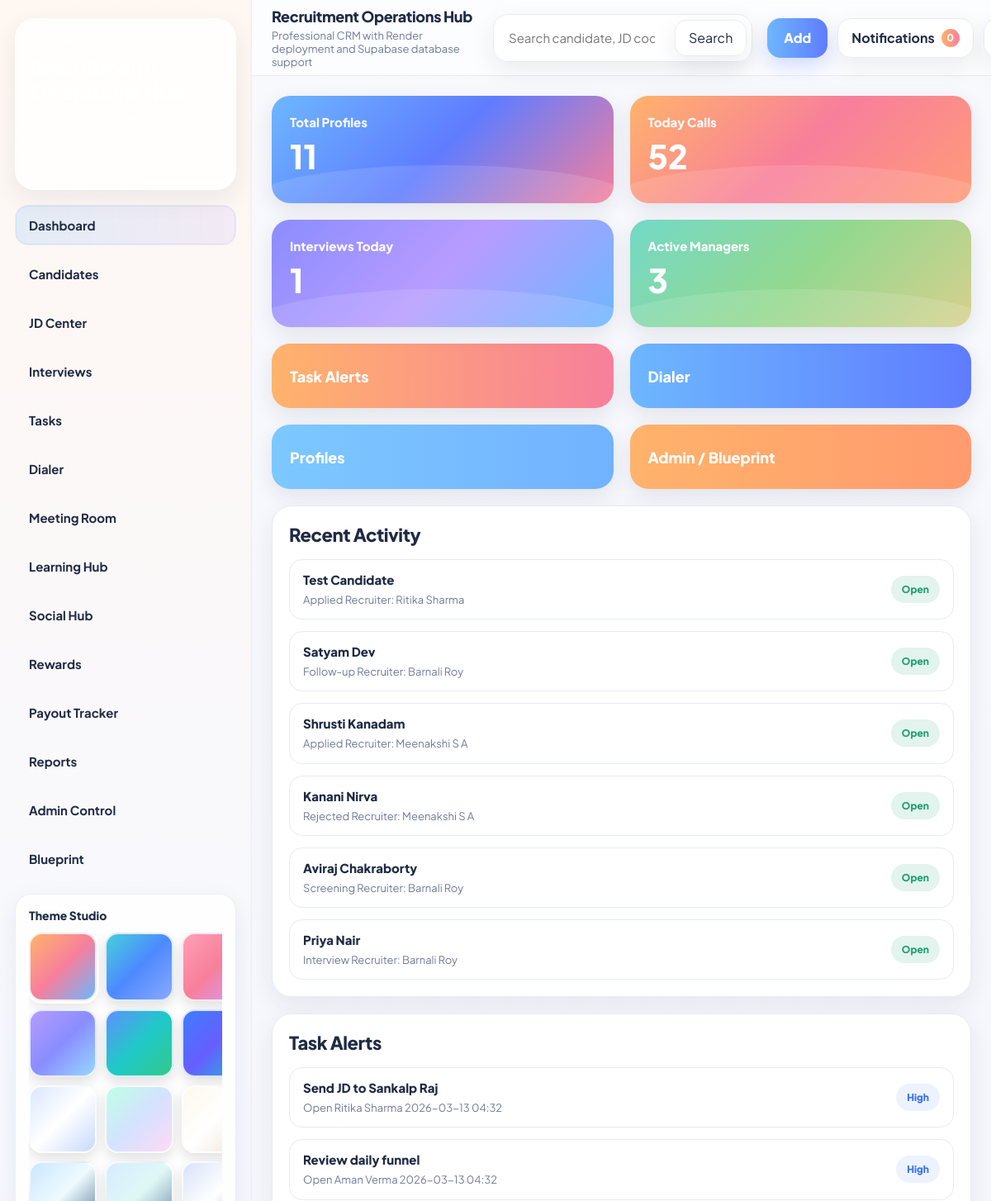
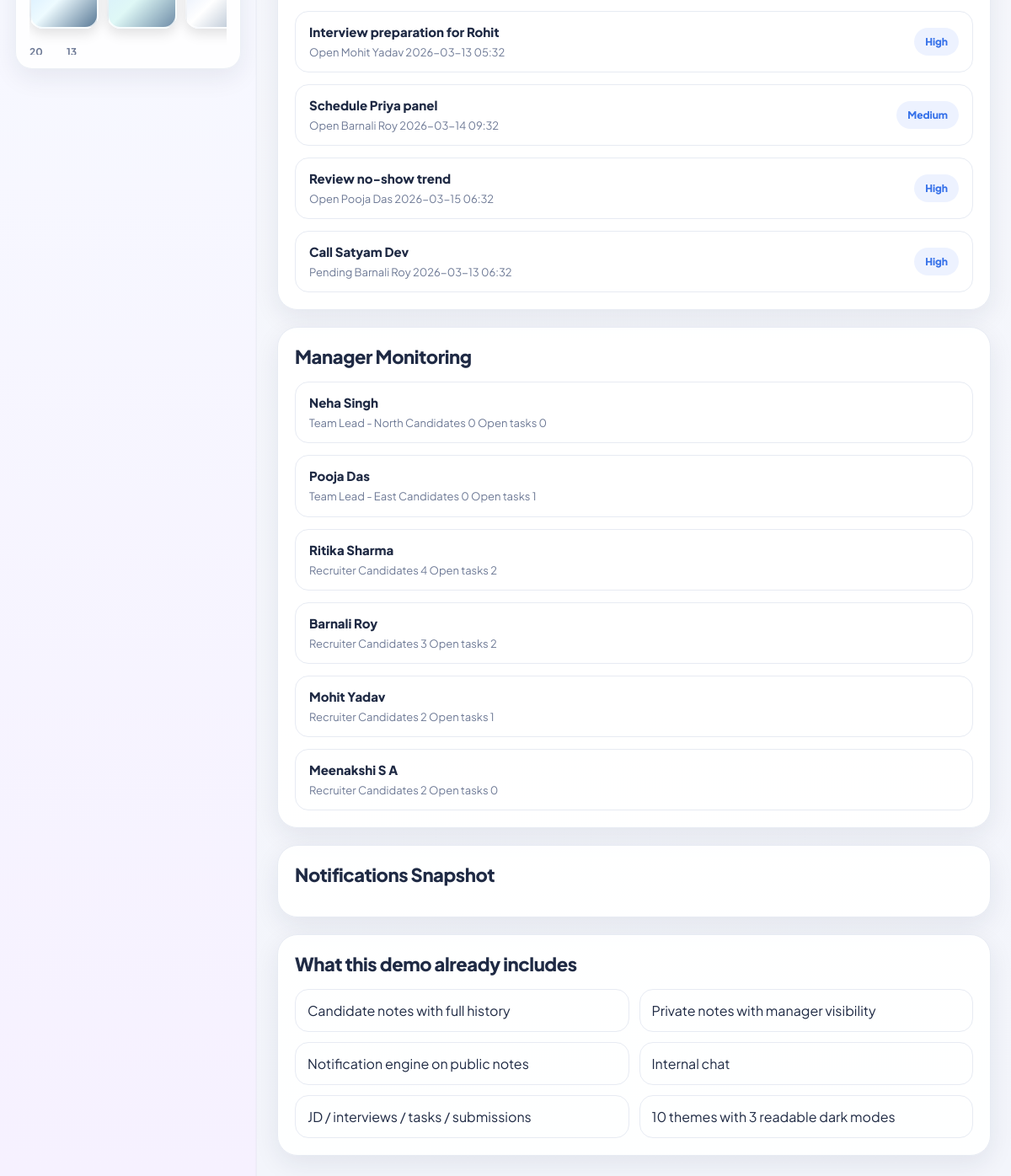
The app's page /dashboard (signed in) with its own data (2 pictures, top to bottom).
### tables this page shows
CREATE TABLE candidates (id INTEGER PRIMARY KEY AUTOINCREMENT, code TEXT UNIQUE, full_name TEXT, phone TEXT, location TEXT, experience TEXT, status TEXT, recruiter_username TEXT, tl_username TEXT, jd_code TEXT, qualification TEXT, created_at TEXT);

CREATE TABLE users (id INTEGER PRIMARY KEY AUTOINCREMENT, username TEXT UNIQUE, full_name TEXT, designation TEXT, role TEXT, team TEXT, manager_username TEXT, password TEXT);

CREATE TABLE tasks (id INTEGER PRIMARY KEY AUTOINCREMENT, title TEXT, description TEXT, assigned_to TEXT, priority TEXT, status TEXT, due_at TEXT);

### app.py (the view)
@app.route('/dashboard')
@login_required
def dashboard():
    user = current_user()
    return render_template('dashboard.html', total_profiles=query_db('SELECT COUNT(*) as c FROM candidates', one=True)['c'], today_calls=52, interviews_today=query_db("SELECT COUNT(*) as c FROM interviews WHERE date(scheduled_at) = date('now')", one=True)['c'], active_managers=query_db("SELECT COUNT(*) as c FROM users WHERE role IN ('manager','tl')", one=True)['c'], recent_activity=query_db("SELECT c.full_name, c.status, c.code, c.created_at, u.full_name AS recruiter_name FROM candidates c LEFT JOIN users u ON u.username = c.recruiter_username ORDER BY datetime(c.created_at) DESC LIMIT 6"), due_tasks=query_db("SELECT t.*, u.full_name FROM tasks t LEFT JOIN users u ON u.username = t.assigned_to ORDER BY CASE t.status WHEN 'Open' THEN 1 WHEN 'Pending' THEN 2 ELSE 3 END, datetime(t.due_at) ASC LIMIT 6"), manager_monitoring=query_db("SELECT u.full_name, u.designation, (SELECT COUNT(*) FROM candidates c WHERE c.recruiter_username = u.username) as candidate_count, (SELECT COUNT(*) FROM tasks t WHERE t.assigned_to = u.username AND t.status != 'Closed') as open_tasks FROM users u WHERE u.role IN ('recruiter','tl') ORDER BY u.role DESC, candidate_count DESC LIMIT 6"), unread_notes=query_db("SELECT n.title, n.message, n.created_at, c.full_name FROM notifications n LEFT JOIN candidates c ON c.code = n.candidate_code WHERE n.username = ? ORDER BY datetime(n.created_at) DESC LIMIT 5", (user['username'],)))

### app.py (called while the page is built)
def sql_compat(query: str) -> str:
    if not USE_POSTGRES:
        return query
    q = query.replace('?', '%s').replace("date('now')", 'CURRENT_DATE')
    q = re.sub(r'datetime\(([^)]+)\)', r'CAST(\1 AS timestamp)', q)
    return q

def get_db():
    if 'db' not in g:
        if USE_POSTGRES:
            if psycopg2 is None:
                raise RuntimeError('psycopg2-binary is required when DATABASE_URL is used.')
            conn_str = DATABASE_URL if 'sslmode=' in DATABASE_URL else DATABASE_URL + ('&' if '?' in DATABASE_URL else '?') + 'sslmode=require'
            g.db = psycopg2.connect(conn_str, cursor_factory=RealDictCursor)
            g.db.autocommit = False
        else:
            os.makedirs(os.path.dirname(DB_PATH), exist_ok=True)
            g.db = sqlite3.connect(DB_PATH)
            g.db.row_factory = sqlite3.Row
    return g.db

def query_db(query, params=(), one=False):
    cur = get_db().cursor()
    cur.execute(sql_compat(query), params)
    rows = cur.fetchall()
    cur.close()
    return (rows[0] if rows else None) if one else rows

def login_required(fn):
    @wraps(fn)
    def wrapper(*args, **kwargs):
        if not session.get('username'):
            return redirect(url_for('login'))
        return fn(*args, **kwargs)
    return wrapper

def current_user():
    uname = session.get('impersonated_as') or session.get('username')
    return query_db('SELECT * FROM users WHERE username = ?', (uname,), one=True) if uname else None

@app.context_processor
def inject_globals():
    user = current_user(); unread = 0
    if user:
        row = query_db('SELECT COUNT(*) as c FROM notifications WHERE username = ? AND is_read = 0', (user['username'],), one=True)
        unread = row['c'] if row else 0
    return {'sidebar_items': SIDEBAR_ITEMS,'current_user_data': user,'unread_notifications': unread,'now': datetime.now(),'all_recruiters': query_db("SELECT username, full_name FROM users WHERE role='recruiter' ORDER BY full_name"),'all_assignees': query_db('SELECT username, full_name, designation FROM users ORDER BY role, full_name'),'all_jds': query_db('SELECT code, title FROM jds ORDER BY title'),'all_candidates_basic': query_db('SELECT code, full_name FROM candidates ORDER BY full_name')}

### templates/dashboard.html (shortened to what this page needs)
{% extends "base.html" %}
{% block content %}
<div class="dashboard-grid">
    <div class="stats-row">
        <div class="stat-card blue">
            <div class="stat-label">Total Profiles</div>
            <div class="stat-value">{{ total_profiles }}</div>
        </div>
        <div class="stat-card orange">
            <div class="stat-label">Today Calls</div>
            <div class="stat-value">{{ today_calls }}</div>
        </div>
        <div class="stat-card purple">
            <div class="stat-label">Interviews Today</div>
            <div class="stat-value">{{ interviews_today }}</div>
        </div>
        <div class="stat-card green">
            <div class="stat-label">Active Managers</div>
            <div class="stat-value">{{ active_managers }}</div>
        </div>
    </div>
    <div class="action-row">
        <a class="action-card action-task bounceable" href="{{ url_for('tasks') }}">Task Alerts </a>
        <a class="action-card action-dialer bounceable" href="{{ url_for('module_page', slug='dialer') }}">Dialer </a>
        <a class="action-card action-profiles bounceable" href="{{ url_for('candidates') }}">Profiles </a>
        <a class="action-card action-admin bounceable" href="{{ url_for('admin_page') if current_user_data and current_user_data['role']=='manager' else url_for('blueprint_page') }}">Admin / Blueprint </a>
    </div>
    <div class="section-row">
        <div class="panel">
            <div class="panel-title">Recent Activity</div>
            <div class="activity-list">
                {% for item in recent_activity %}
                <div class="activity-item">
                    <div class="activity-left">
                        <div class="activity-name">{{ item['full_name'] }}</div>
                        <div class="activity-sub">{{ item['status'] }}   Recruiter: {{ item['recruiter_name'] or 'Unassigned' }}</div>
                    </div>
                    <a class="badge active" href="{{ url_for('candidate_detail', candidate_code=item['code']) }}">Open</a>
                </div>
                {% endfor %}
            </div>
        </div>
        <div class="panel">
            <div class="panel-title">Task Alerts</div>
            <div class="activity-list">
                {% for task in due_tasks %}
                <div class="activity-item">
                    <div class="activity-left">
                        <div class="activity-name">{{ task['title'] }}</div>
                        <div class="activity-sub">{{ task['status'] }}   {{ task['full_name'] or task['assigned_to'] }}   {{ task['due_at'] }}</div>
                    </div>
                    <div class="badge {% if task['status']=='Closed' %}closed{% else %}pending{% endif %}">{{ task['priority'] }}</div>
                </div>
                {% endfor %}
            </div>
        </div>
        <div class="panel">
            <div class="panel-title">Manager Monitoring</div>
            <div class="activity-list">
                {% for member in manager_monitoring %}
                <div class="activity-item">
                    <div class="activity-left">
                        <div class="activity-name">{{ member['full_name'] }}</div>
                        <div class="activity-sub">{{ member['designation'] }}   Candidates {{ member['candidate_count'] }}   Open tasks {{ member['open_tasks'] }}</div>
                    </div>
                </div>
                {% endfor %}
            </div>
        </div>
    </div>
    <div class="bottom-two">
        <div class="panel">
            <div class="panel-title">Notifications Snapshot</div>
        </div>
        <div class="panel">
            <div class="panel-title">What this demo already includes</div>
            <div class="bullet-grid">
                <div>Candidate notes with full history</div>
                <div>Private notes with manager visibility</div>
                <div>Notification engine on public notes</div>
                <div>Internal chat</div>
                <div>JD / interviews / tasks / submissions</div>
                <div>10 themes with 3 readable dark modes</div>
            </div>
        </div>
    </div>
</div>
{% endblock %}

### static/css/style.css (style rules this page uses)
:root { --bg: #f6f7fb; --panel: rgba(255,255,255,0.96); --panel-2: #ffffff; --text: #1f2a44; --muted: #6e7a96; --line: #e7ebf3; --grad-1-a: #ffb36b; --grad-1-b: #f77f9b; --grad-2-a: #6db7ff; --grad-2-b: #5f7cff; --grad-3-a: #8b8cff; --grad-3-b: #b79cff; --grad-4-a: #73d9c8; --grad-4-b: #93d88f; --shadow-soft: 0 10px 30px rgba(31,42,68,0.08); --shadow-card: 0 8px 24px rgba(31,42,68,0.10); --radius-xl: 26px; --radius-lg: 20px; --radius-md: 16px; --radius-sm: 12px; --sidebar-w: 305px; --topbar-h: 92px; --sidebar-bg: linear-gradient(180deg, #fff7f1 0%, #f7f9ff 45%, #f6f1ff 100%); --app-bg: linear-gradient(180deg, #f8f9fd 0%, #f3f5fb 100%); --text-on-grad: #ffffff; }
* { box-sizing:border-box; margin:0; padding:0; }
html, body { width:100%; height:100%; font-family: "Plus Jakarta Sans", "Segoe UI", Arial, sans-serif; background: var(--app-bg); color: var(--text); }
body { overflow:hidden; position:relative; }
body::before { content:""; position:fixed; inset:-40px; background:var(--bg-art, var(--app-bg)); filter: blur(var(--bg-blur, 0px)); transform: scale(1.06); z-index:-1; opacity:0.95; }
a { text-decoration:none; color:inherit; }
.dashboard-grid { display:grid; grid-template-columns: repeat(12,1fr); gap:20px; }
.stats-row, .action-row, .section-row, .bottom-two { grid-column:1/-1; display:grid; gap:20px; }
.stats-row { grid-template-columns:repeat(4,1fr); }
.action-row { grid-template-columns:repeat(4,1fr); }
.section-row { grid-template-columns:1.4fr 1fr 1fr; }
.bottom-two { grid-template-columns:1.2fr 1fr; }
.stat-card { min-height:130px; border-radius:22px; padding:22px; color:#fff; position:relative; overflow:hidden; box-shadow:var(--shadow-card); }
.stat-card::after { content:""; position:absolute; left:-30px; right:-30px; bottom:-44px; height:90px; background: rgba(255,255,255,0.12); border-radius:50%; }
.stat-card.blue { background:linear-gradient(135deg,var(--grad-2-a),var(--grad-2-b),var(--grad-1-b)); }
.stat-card.orange { background:linear-gradient(135deg,var(--grad-1-a),var(--grad-1-b),#ff9b78); }
.stat-card.purple { background:linear-gradient(135deg,var(--grad-3-a),var(--grad-3-b),var(--grad-2-a)); }
.stat-card.green { background:linear-gradient(135deg,var(--grad-4-a),var(--grad-4-b),#d7d08d); }
.stat-label { font-size:15px; font-weight:800; opacity:0.95; margin-bottom:12px; }
.stat-value { font-size:40px; font-weight:800; line-height:1; }
.action-card { min-height:78px; border:none; border-radius:22px; padding:0 22px; color:#fff; font-size:18px; font-weight:800; display:flex; align-items:center; justify-content:space-between; box-shadow:var(--shadow-card); cursor:pointer; transition:transform 0.18s ease, box-shadow 0.18s ease; }
.action-task { background:linear-gradient(90deg,var(--grad-1-a),var(--grad-1-b)); }
.action-dialer { background:linear-gradient(90deg,var(--grad-2-a),var(--grad-2-b)); }
.action-profiles { background:linear-gradient(90deg,#7dc8ff,#72b2ff); }
.action-admin { background:linear-gradient(90deg,#ffb36b,#ff9a6e); }
.panel { background: var(--panel); border:1px solid var(--line); border-radius:24px; box-shadow:var(--shadow-soft); padding:20px; }
.panel-title { font-size:22px; font-weight:800; color:var(--text); margin-bottom:16px; letter-spacing:-0.02em; }
.activity-list { display:flex; flex-direction:column; gap:14px; }
.activity-item { display:flex; align-items:center; justify-content:space-between; gap:16px; padding:14px 16px; border-radius:16px; background: rgba(255,255,255,0.55); border:1px solid var(--line); }
.activity-left { display:flex; flex-direction:column; gap:6px; }
.activity-name { font-size:15px; font-weight:800; color:var(--text); }
.activity-sub { font-size:13px; color:var(--muted); line-height:1.4; }
.badge, .status-chip { padding:8px 12px; border-radius:999px; font-size:12px; font-weight:800; border:1px solid transparent; white-space:nowrap; }
.badge.pending, .status-chip { background: rgba(76,132,255,0.10); color:#3671e9; }
.badge.active { background: rgba(31,159,114,0.12); color:#1f9f72; }
.bullet-grid { display:grid; grid-template-columns:repeat(2,1fr); gap:12px; }
.bullet-grid > div, .mini-card { background: rgba(255,255,255,0.56); border:1px solid var(--line); border-radius:16px; padding:14px; }
.bounceable { transition: transform .14s ease, box-shadow .14s ease; }
@media (max-width: 1400px) { .section-row, .bottom-two { grid-template-columns:1fr; } }
@media (max-width: 1220px) { .stats-row, .action-row { grid-template-columns:repeat(2,1fr); } }

### records on screen
candidates: full_name "Test Candidate", status "Applied", full_name "Ritika Sharma"
candidates: full_name "Satyam Dev", status "Follow-up", full_name "Barnali Roy"
candidates: full_name "Shrusti Kanadam", status "Applied", full_name "Meenakshi S A"
candidates: full_name "Kanani Nirva", status "Rejected", full_name "Meenakshi S A"
candidates: full_name "Aviraj Chakraborty", status "Screening", full_name "Barnali Roy"
candidates: full_name "Priya Nair", status "Interview", full_name "Barnali Roy"
tasks: title "Send JD to Sankalp Raj", status "Open", full_name "Ritika Sharma", due_at "2026-03-13 04:32", priority "High"
tasks: title "Review daily funnel", status "Open", full_name "Aman Verma", due_at "2026-03-13 04:32", priority "High"
tasks: title "Interview preparation for Rohit", status "Open", full_name "Mohit Yadav", due_at "2026-03-13 05:32", priority "High"
tasks: title "Schedule Priya panel", status "Open", full_name "Barnali Roy", due_at "2026-03-14 09:32", priority "Medium"
tasks: title "Review no-show trend", status "Open", full_name "Pooja Das", due_at "2026-03-15 06:32", priority "High"
tasks: title "Call Satyam Dev", status "Pending", full_name "Barnali Roy", due_at "2026-03-13 06:32", priority "High"
users: full_name "Neha Singh", designation "Team Lead - North", candidate_count "0", open_tasks "0"
users: full_name "Pooja Das", designation "Team Lead - East", candidate_count "0", open_tasks "1"
users: full_name "Ritika Sharma", designation "Recruiter", candidate_count "4", open_tasks "2"
users: full_name "Barnali Roy", designation "Recruiter", candidate_count "3", open_tasks "2"
users: full_name "Mohit Yadav", designation "Recruiter", candidate_count "2", open_tasks "1"
users: full_name "Meenakshi S A", designation "Recruiter", candidate_count "2", open_tasks "0"

### other values on screen
{{ label }} "Dashboard" "Candidates" "JD Center" "Interviews" "Tasks" "Dialer" "Meeting Room" "Learning Hub" "Social Hub" "Rewards" "Payout Tracker" "Reports" "Admin Control" "Blueprint"
{{ unread_notifications }} "0"
{{ total_profiles }} "11"
{{ today_calls }} "52"
{{ interviews_today }} "1"
{{ active_managers }} "3"
